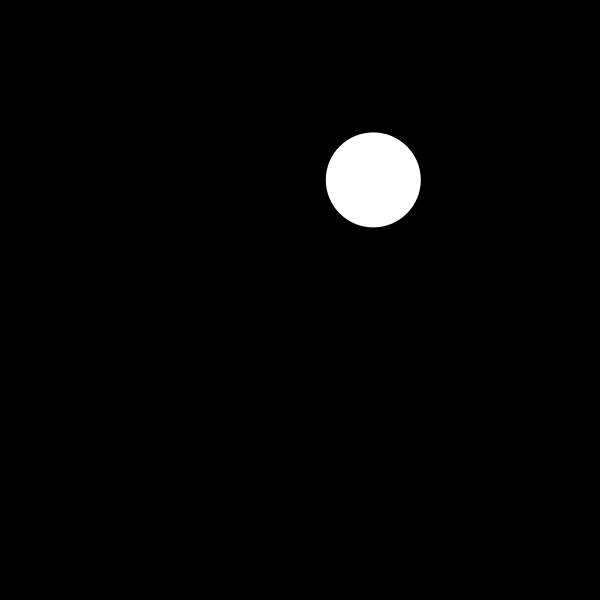
Frame 1 (no input)
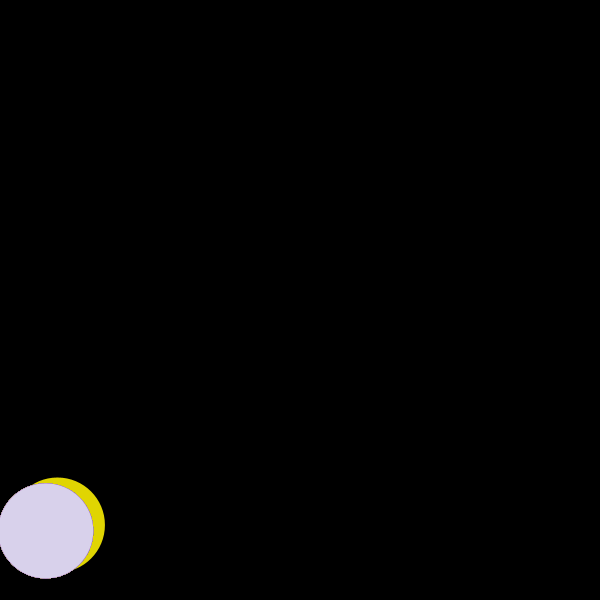
Frame 60 (the mouse pressed at the canvas centre just before this capture)
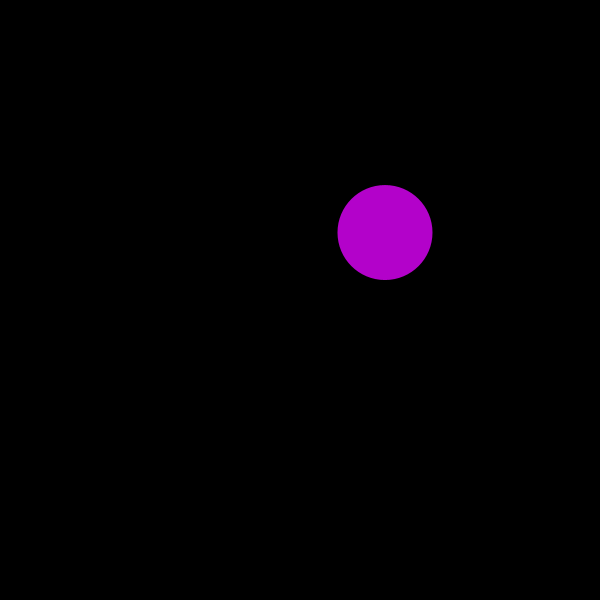
Frame 120 (the mouse held since frame 60 and released just before this capture)

The Processing sketch that drew these frames (run headless with seeded random() and noise(); from frame 60 on, the mouse is pressed at the canvas centre):

// Processing sketch: week_5
// ── week_5.pde
float[] randomColorX = new float[width];
float[] randomColorY = new float[height];
float x;
float y;
int w;
int h;
float speedX;
float speedY;

void setup() {
  size(600, 600);
  startSetting();
}

void draw() {
  noStroke();
  background(0);
  ellipse(x, y, w, h);

  motion();
  colors();
}
// ── color.pde
 void colors(){
  
  if (y >height-h/2 || y < 0+h/2) {
    for (int i = 0; i < randomColorY.length; i++){
      randomColorY[i] = random(50,255);
      float c = randomColorY[i];
      fill(c,random(255),random(255));
      ellipse(x, y, w, h);
    } 
  }
  
  if (x >width-h/2 || x < 0+w/2) {
    for (int i = 0; i < randomColorX.length; i++){
      randomColorX[i] =random(50,255);
      float c = randomColorX[i];
      fill(c,random(255),random(255));
      ellipse(x, y, w, h);
    } 
  }
}
// ── speed.pde
void motion() {
  x = x + speedX;
  y = y + speedY;

  if (x > width-w/2 || x < 0+w/2) {
    speedX = -speedX;
  }

  if (y >height-w/2 || y<0+h/2) {
    speedY = -speedY;
  }
}
// ── start.pde
void startSetting(){
  x = random(50, width-50);
  y = random(50, height-50);
  w = (int)random(10,100);
  h = w;
  speedX = random(6,30);
  speedY = speedX/2;
}
